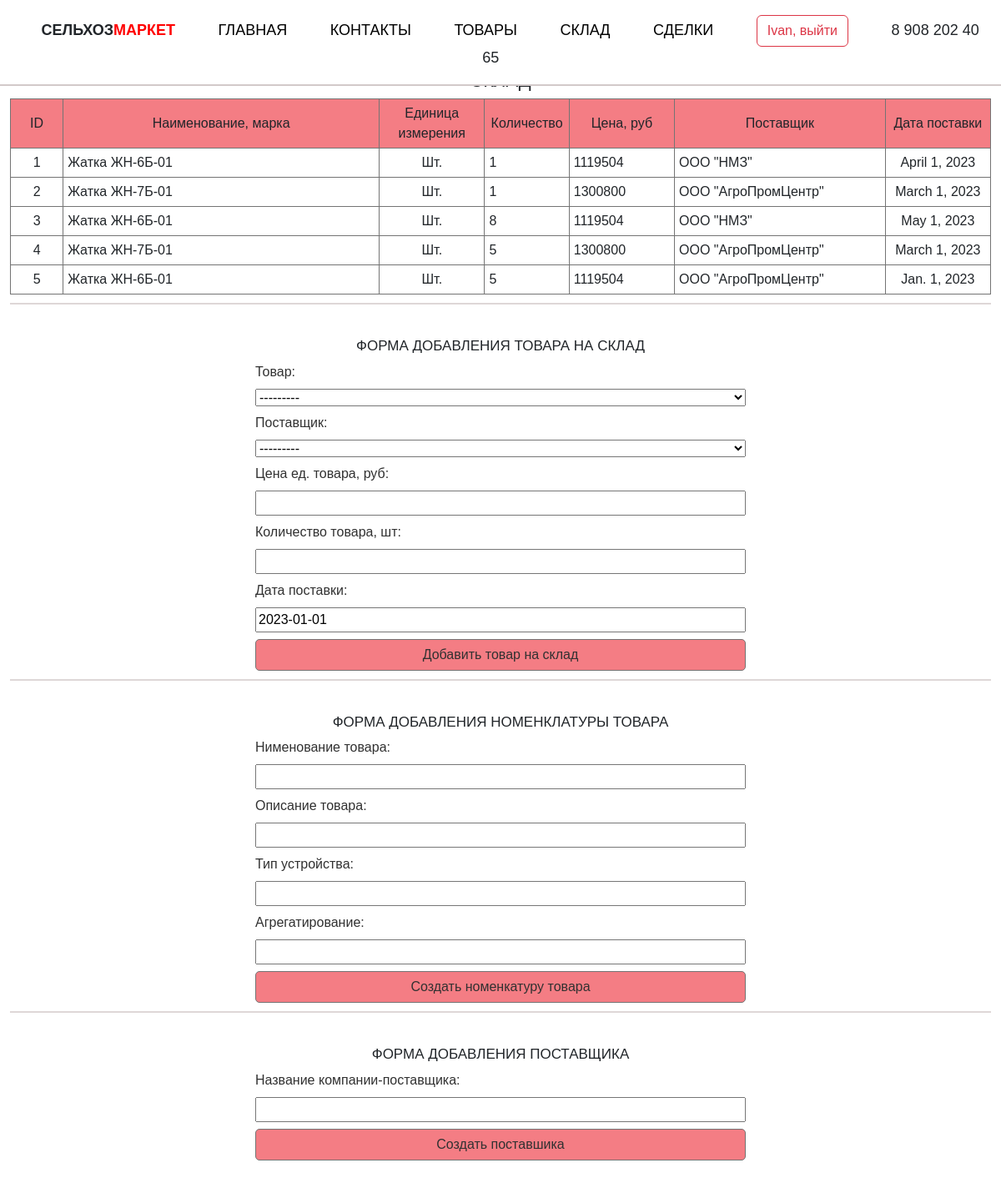
The page /stock (signed in) on the database its author committed.
### example_app/models.py (models this page shows)
class Stock(models.Model):
    product = models.ForeignKey(Product, on_delete=models.CASCADE,  verbose_name='Товар', null=True)
    supplier = models.ForeignKey(Supplier, on_delete=models.CASCADE,  verbose_name='Поставщик', null=True)
    delivery_date = models.DateField(default='2023-01-01', verbose_name='Дата поставки')
    delivery_price = models.IntegerField(max_length=20,verbose_name='Цена ед. товара, руб')
    quantity_product = models.IntegerField(verbose_name='Количество товара, шт')
    def __str__(self):
        return str(self.product)

class Product(models.Model):
    name = models.CharField(max_length=20, verbose_name='Нименование товара',)
    description = models.CharField(max_length=1000, verbose_name='Описание товара')
    type = models.CharField(max_length=50, verbose_name='Тип устройства')
    аggregation = models.CharField(max_length=500, verbose_name='Агрегатирование')
    def __str__(self):  # чтобы при выборе группы виделось только имя
        return self.name

class Supplier(models.Model):
    name = models.CharField(max_length=20, verbose_name='Название компании-поставщика')
    def __str__(self):
        return self.name

### example_app/views.py (the view)
# urls.py: path('stock', stock),
def stock(request):
    product = Product.objects.all()
    print(product) # вывод продукта в консоль
    productForm = ProductForm()  # переменная для вывода формы на странице сайта из файла forms.py
    supplier = Supplier.objects.all()
    print(supplier)
    supplierForm = SupplierForm()
    stock = Stock.objects.all()
    print(stock)
    stockForm = StockForm()
    data = {'header': 'Склад',
            'list': [],
            'product':product,
            'supplier': supplier,
            'stock': stock,
            'productForm': productForm,
            'supplierForm': supplierForm,
            'stockForm': stockForm,
            }
    return render(request, 'example_app/stock.html', context=data)

### example_app/forms.py
class ProductForm(forms.ModelForm):# формa на основе модели
    class Meta:
        model = Product
        fields = ['name','description','type','аggregation']

class SupplierForm(forms.ModelForm): # формa на основе модели
    class Meta:
        model = Supplier
        fields = ['name']

### example_app/templates/example_app/stock.html (shortened to what this page needs)
{% extends 'example_app/base.html' %}
{% load static %}
{% block table %}
{% if stock.count > 0 %}
<table align="center">
    <tr style="background-color: #f47d84; text-align: center;">
        <td style="width:5%">ID</td>
        <td style="width:30%">Наименование, марка</td>
        <td style="width:10%">Единица измерения</td>
        <td style="width:5%">Количество</td>
        <td style="width:10%">Цена, руб</td>
        <td style="width:20%">Поставщик</td>
        <td style="width:10%">Дата поставки</td>
    </tr>
    {% for s in stock %}
    <tr>
        <td style="text-align: center;">{{s.id}}</td>
        <td>{{s.product}}</td>
        <td style="text-align: center;">Шт.</td>
        <td>{{s.quantity_product}}</td>
        <td>{{s.delivery_price}}</td>
        <td>{{s.supplier}}</td>
        <td style="text-align: center;">{{s.delivery_date}}</td>
    </tr>
    {% endfor %}
</table>
{% else %}
<h2>Нет записи в таблице "Склад"</h2>
{% endif %}
{% endblock table %}
{% block form %}
{% if user.is_authenticated %}
<h2>ФОРМА ДОБАВЛЕНИЯ ТОВАРА НА СКЛАД</h2>
<form method="post" action="stock_add">
    <div class='d-grid gap-2 col-6 mx-auto'>
        {{stockForm}}
        <input class='batton' type='submit' value='Добавить товар на склад'>
    </div>
</form>
<h2>ФОРМА ДОБАВЛЕНИЯ НОМЕНКЛАТУРЫ ТОВАРА</h2>
<form method="post" action="products_create">
    <div class='d-grid gap-2 col-6 mx-auto'>
        {{productForm}}
        <input class='batton' type="submit" value="Создать номенкатуру товара">
    </div>
</form>
<form method="post" action="supplier_create">
    <h2>ФОРМА ДОБАВЛЕНИЯ ПОСТАВЩИКА</h2>
    <div class='d-grid gap-2 col-6 mx-auto'>
        {{supplierForm}}
        <input class='batton' type="submit" value="Создать поставшика">
    </div>
</form>
{% endif %}
{% endblock form %}

### example_app/templates/example_app/base.html (shortened to what this page needs)
<!DOCTYPE html>
{% load static %}
<html lang='en'>
    <head>
        <link href="https://cdn.jsdelivr.net/npm/bootstrap@5.3.0-alpha1/dist/css/bootstrap.min.css" rel="stylesheet">
        <link rel="stylesheet" href= "{% static 'css/style.css' %}">
    </head>
    <body>
        <dl class="navigate">
            <dd><b>СЕЛЬХОЗ<span class="colortext">МАРКЕТ</span></b></dd>
            <dd><a href='index'>ГЛАВНАЯ</a></dd>
            <dd><a href='contact'>КОНТАКТЫ</a></dd>
            <dd><a href='products'>ТОВАРЫ</a></dd>
            <dd><a href='stock'>СКЛАД</a></dd>
            {% if user.is_authenticated %}
            <dd><a href='deal'>СДЕЛКИ</a></dd>
            <dd><a href='logout' type="button" class="btn btn-outline-danger">{{user}}, выйти</a></dd>
            {% else %}
            <dd><a href='login' type="button" class="btn btn-outline-danger">Вход в личный кабинет</a></dd>
            {% endif %}
            <dd>8 908 202 40 65</dd>
        </dl>
        <br>
        <h1>{{header}}</h1>
        <div class="container">
            {% block table %}{% endblock table %}
            {% block form %}{% endblock form %}
        </div>
    </body>
</html>

### example_app/static/css/style.css (style rules this page uses)
body { position: relative; font-family: Helvetica, Arial, sans-serif; }
h1 { font-size: 22px; text-align: center; text-transform: uppercase; margin-top: 5%; }
h2 { font-size: 17px; text-align: center; margin-top: 10px; padding-top: 40px; text-transform: uppercase; border-top: 2px solid #ded7d7; }
.container { max-width: 1366px; margin-right: auto; margin-left: auto; padding-bottom: 30px; }
.navigate { border-bottom: 2px solid #d2c9c9; background-color: #ffffff; position: fixed; width: 100%; z-index: 999; padding: 1em; font-size: 18px; text-align: center; }
.navigate dd { display: inline; margin: 2%; list-style: none; }
.colortext { color: red; }
a { color: #000; text-decoration: none; }
table { margin-left: auto; margin-right: auto; width: 100%; border: solid #747474; border-width: 1px; }
td { border: 1px solid #747474; padding: 5px; }
label { color: #313131; font-size: 16px; font-weight: normal; }
.batton { background: #f47d84; text-align: center; padding: 6px 12px; border: 1px solid #747474; border-radius: 5px; color: #313131; }

### rows shown on the page
Stock: id "1", product "Жатка ЖН-6Б-01", quantity_product "1", delivery_price "1119504", supplier "ООО \"НМЗ\"", delivery_date "April 1, 2023"
Stock: id "2", product "Жатка ЖН-7Б-01", quantity_product "1", delivery_price "1300800", supplier "ООО \"АгроПромЦентр\"", delivery_date "March 1, 2023"
Stock: id "3", product "Жатка ЖН-6Б-01", quantity_product "8", delivery_price "1119504", supplier "ООО \"НМЗ\"", delivery_date "May 1, 2023"
Stock: id "4", product "Жатка ЖН-7Б-01", quantity_product "5", delivery_price "1300800", supplier "ООО \"АгроПромЦентр\"", delivery_date "March 1, 2023"
Stock: id "5", product "Жатка ЖН-6Б-01", quantity_product "5", delivery_price "1119504", supplier "ООО \"АгроПромЦентр\"", delivery_date "Jan. 1, 2023"

### other values the page prints
{{ user }} "Ivan"
